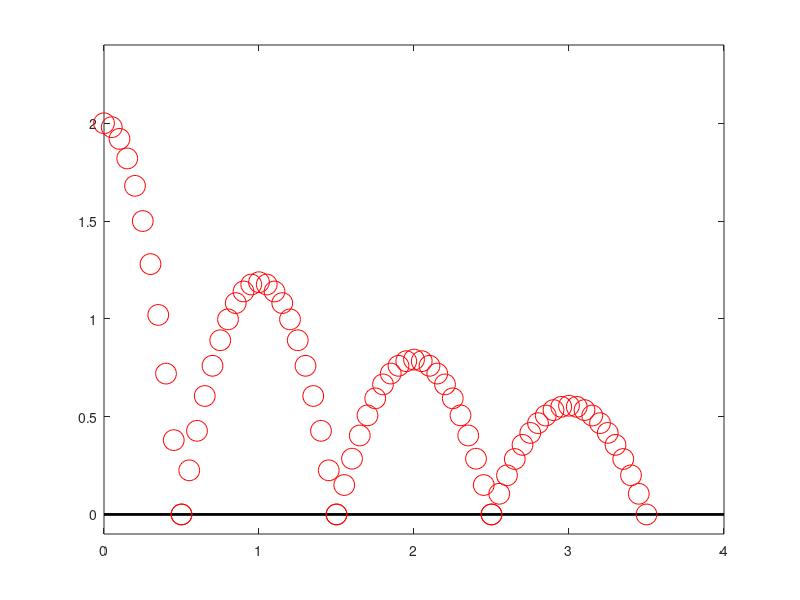

Write MATLAB code to recreate this figure.
% Copyright (c) 2016, Daniel Frey
% All rights reserved.

% This is the problem regarding a ball bouncing including air drag
% These variables were to be set in the workspace
% Youd want to comment these out before submission
clear all
h_i=2; % Height in meters
v_t=10; % Terminal velocity in meters per second
g=9.8; % Acceleration due to gravity in meters per sec^2
C_R=0.9; % Coefficient of restitution


% Part (a) compute the sequence of bounces
h(1)=h_i; % The first height
b=1; %Initialize bounce number
for b=1:3 % Loop through three bounces
    %The equations in the loop come right from the
    %problem statement
    v_impact(b)=v_t*sqrt(1-exp(-2*g*h(b)/(v_t^2)));
    v_r(b)=C_R*v_impact(b)*(1-0.01*rand());
    h(b+1)=-((v_t^2)/g)*log(cos(atan(v_r(b)/v_t)));
end
sprintf('The height of the third bounce is %0.3f meters.', h(4))

% Part (b) Make a nice picture
close all
plot([0 length(h)],zeros(1,2),'k','LineWidth',2) % plot the floor
hold on
ylim([-0.05*h_i 1.2*h_i]); % set the vertical limits
% Plot the first drop as a half parabola
traj=@(x) h(1).*(x+0.5).*(x-0.5)./((0+0.5).*(0-0.5));
plot(0:0.05:0.5,traj(0:0.05:0.5),'ro','MarkerSize',15)
% Plot each bounce as a full parabola
for b=1:length(h)-1
    traj=@(x) h(b+1).*(x-(b-0.5)).*(x-(b+0.5))./((b-(b-0.5)).*(b-(b+0.5)));
    plot((b-0.5):0.05:(b+0.5),traj((b-0.5):0.05:(b+0.5)),'ro','MarkerSize',15)
end
